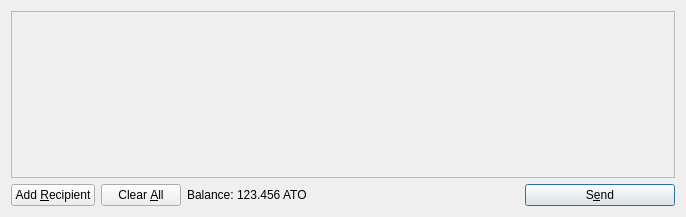
<?xml version="1.0" encoding="UTF-8"?>
<ui version="4.0">
 <class>SendCoinsDialog</class>
 <widget class="QDialog" name="SendCoinsDialog">
  <property name="geometry">
   <rect>
    <x>0</x>
    <y>0</y>
    <width>686</width>
    <height>217</height>
   </rect>
  </property>
  <property name="windowTitle">
   <string>Send Coins</string>
  </property>
  <layout class="QVBoxLayout" name="verticalLayout">
   <item>
    <widget class="QScrollArea" name="scrollArea">
     <property name="widgetResizable">
      <bool>true</bool>
     </property>
     <widget class="QWidget" name="scrollAreaWidgetContents">
      <property name="geometry">
       <rect>
        <x>0</x>
        <y>0</y>
        <width>666</width>
        <height>165</height>
       </rect>
      </property>
      <layout class="QVBoxLayout" name="verticalLayout_2">
       <property name="margin">
        <number>0</number>
       </property>
       <item>
        <layout class="QVBoxLayout" name="entries">
         <property name="spacing">
          <number>6</number>
         </property>
        </layout>
       </item>
       <item>
        <spacer name="verticalSpacer">
         <property name="orientation">
          <enum>Qt::Vertical</enum>
         </property>
         <property name="sizeHint" stdset="0">
          <size>
           <width>20</width>
           <height>40</height>
          </size>
         </property>
        </spacer>
       </item>
      </layout>
     </widget>
    </widget>
   </item>
   <item>
    <layout class="QHBoxLayout" name="horizontalLayout">
     <item>
      <widget class="QPushButton" name="addButton">
       <property name="toolTip">
        <string>Send to multiple recipients at once</string>
       </property>
       <property name="text">
        <string>Add &amp;Recipient</string>
       </property>
       <property name="icon">
        <iconset resource="../bitcoin.qrc">
         <normaloff>:/icons/add</normaloff>:/icons/add</iconset>
       </property>
       <property name="autoDefault">
        <bool>false</bool>
       </property>
      </widget>
     </item>
     <item>
      <widget class="QPushButton" name="clearButton">
       <property name="sizePolicy">
        <sizepolicy hsizetype="Minimum" vsizetype="Fixed">
         <horstretch>0</horstretch>
         <verstretch>0</verstretch>
        </sizepolicy>
       </property>
       <property name="toolTip">
        <string>Remove all transaction fields</string>
       </property>
       <property name="text">
        <string>Clear &amp;All</string>
       </property>
       <property name="icon">
        <iconset resource="../bitcoin.qrc">
         <normaloff>:/icons/remove</normaloff>:/icons/remove</iconset>
       </property>
       <property name="autoRepeatDelay">
        <number>300</number>
       </property>
       <property name="autoDefault">
        <bool>false</bool>
       </property>
      </widget>
     </item>
     <item>
      <layout class="QHBoxLayout" name="horizontalLayout_2">
       <property name="spacing">
        <number>3</number>
       </property>
       <item>
        <widget class="QLabel" name="label">
         <property name="text">
          <string>Balance:</string>
         </property>
        </widget>
       </item>
       <item>
        <widget class="QLabel" name="labelBalance">
         <property name="cursor">
          <cursorShape>IBeamCursor</cursorShape>
         </property>
         <property name="text">
          <string>123.456 ATO</string>
         </property>
         <property name="textInteractionFlags">
          <set>Qt::LinksAccessibleByMouse|Qt::TextSelectableByKeyboard|Qt::TextSelectableByMouse</set>
         </property>
        </widget>
       </item>
      </layout>
     </item>
     <item>
      <spacer name="horizontalSpacer">
       <property name="orientation">
        <enum>Qt::Horizontal</enum>
       </property>
       <property name="sizeHint" stdset="0">
        <size>
         <width>40</width>
         <height>20</height>
        </size>
       </property>
      </spacer>
     </item>
     <item>
      <widget class="QPushButton" name="sendButton">
       <property name="minimumSize">
        <size>
         <width>150</width>
         <height>0</height>
        </size>
       </property>
       <property name="toolTip">
        <string>Confirm the send action</string>
       </property>
       <property name="text">
        <string>S&amp;end</string>
       </property>
       <property name="icon">
        <iconset resource="../bitcoin.qrc">
         <normaloff>:/icons/send</normaloff>:/icons/send</iconset>
       </property>
       <property name="default">
        <bool>true</bool>
       </property>
      </widget>
     </item>
    </layout>
   </item>
  </layout>
 </widget>
 <resources>
  <include location="../bitcoin.qrc"/>
 </resources>
 <connections/>
</ui>
